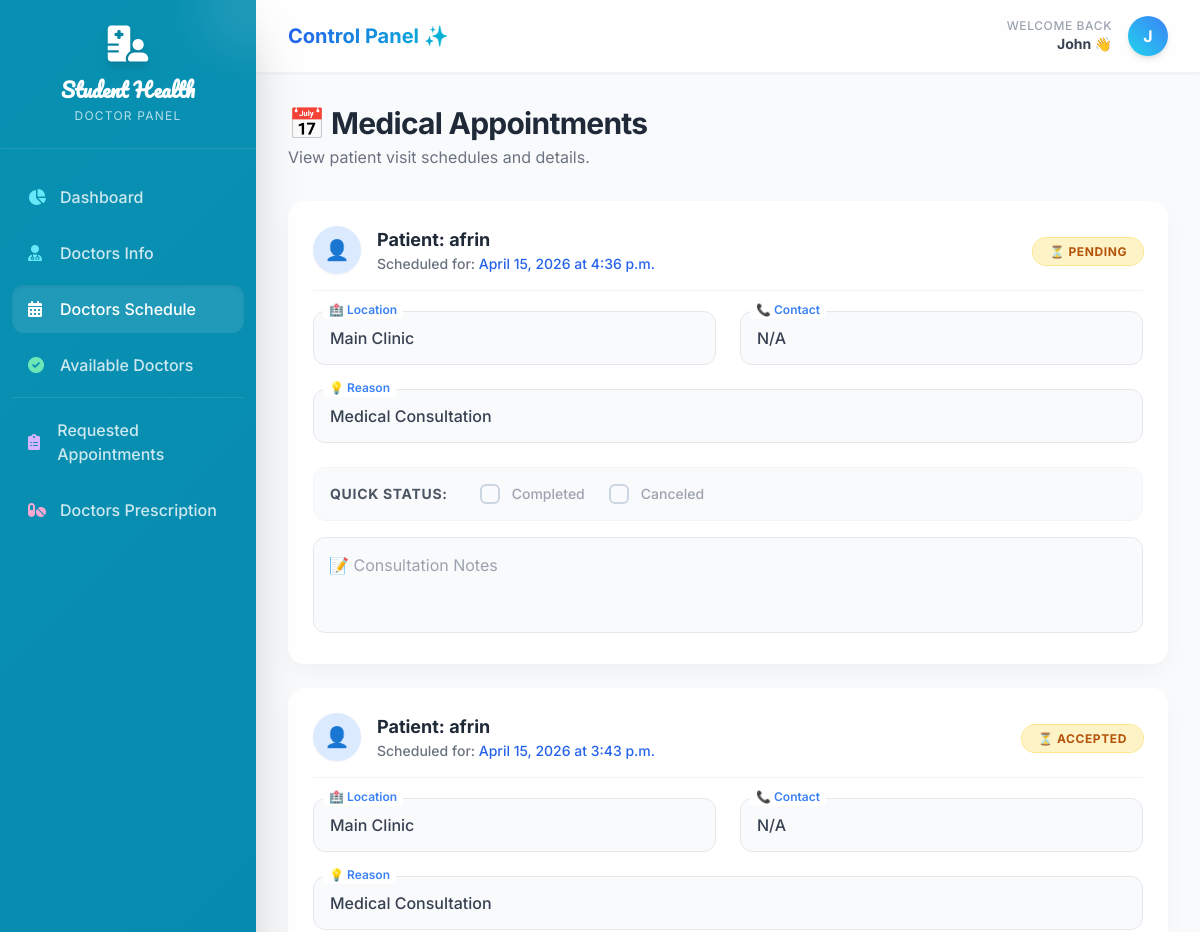
/my-schedule/ (signed in, upper part), run on an earlier commit of the app's database.
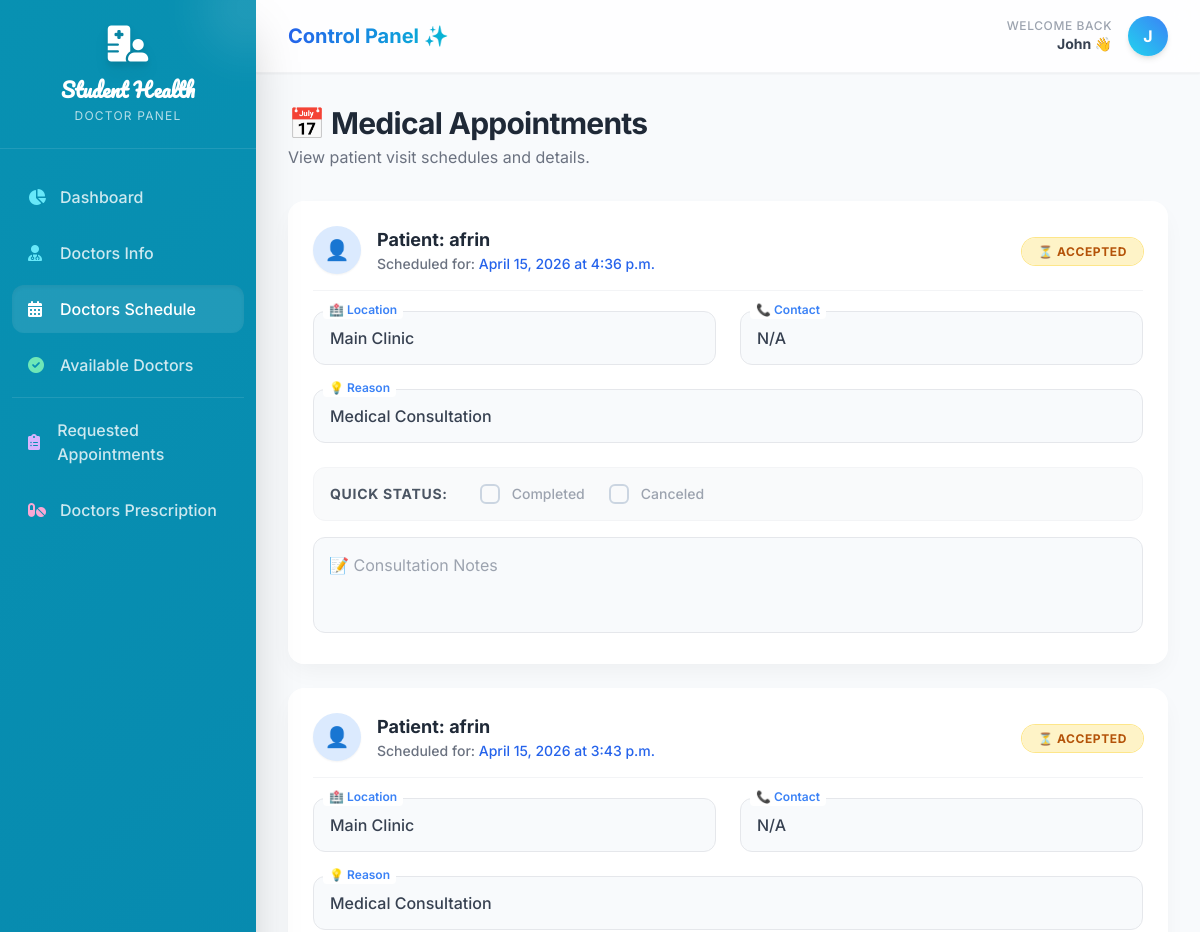
And on a later commit of the database.
### users/models.py (models this page shows, shortened)
class Appointment(models.Model):
    STATUS_CHOICES = [
        ('pending', 'Pending'),
        ('accepted', 'Accepted'),
        ('completed', 'Completed'),
        ('cancelled', 'Cancelled')
    ]
    patient = models.ForeignKey(Patient, on_delete=models.CASCADE, related_name='appointments')
    doctor = models.ForeignKey(Doctor, on_delete=models.CASCADE, related_name='appointments')
    date = models.DateField()
    time = models.TimeField()
    status = models.CharField(max_length=20, choices=STATUS_CHOICES, default='pending')
    is_emergency = models.BooleanField(default=False)
    created_at = models.DateTimeField(auto_now_add=True)

class Patient(models.Model):
    user = models.OneToOneField(User, on_delete=models.CASCADE, related_name='patient_profile')
    age = models.PositiveIntegerField(null=True, blank=True)
    gender = models.CharField(max_length=10, choices=[('male', 'Male'), ('female', 'Female'), ('other', 'Other')], null=True, blank=True)
    phone = models.CharField(max_length=15, null=True, blank=True)
    address = models.TextField(null=True, blank=True)
    medical_history = models.TextField(null=True, blank=True)

class User(AbstractUser):
    ROLE_CHOICES = [
        ('admin', 'Admin'),
        ('doctor', 'Doctor'),
        ('patient', 'Patient'),
        ('accountant', 'Accountant'),
        ('teacher', 'Teacher'),
    ]
    role = models.CharField(max_length=20, choices=ROLE_CHOICES, default='patient')

### users/views.py (the view)
# urls.py: path('my-schedule/', views.my_schedule, name='my_schedule'),
@login_required(login_url='login')
def my_schedule(request):
    if request.user.role == 'doctor':
        try:
            doctor_profile = request.user.doctor_profile
            schedules = Appointment.objects.filter(doctor=doctor_profile).order_by('-date', '-time')
        except Doctor.DoesNotExist:
            schedules = []
    elif request.user.role == 'admin':
        schedules = Appointment.objects.all().order_by('-date', '-time')
    else:
        schedules = []
    return render(request, 'doctors appointment schedule.html', {'schedules': schedules})

### users/templates/doctors appointment schedule.html (shortened to what the changed rows need)
<!DOCTYPE html>
<html lang="en">
<head>
    <script src="https://cdn.tailwindcss.com"></script>
    <link href="https://cdnjs.cloudflare.com/ajax/libs/font-awesome/6.0.0-beta3/css/all.min.css" rel="stylesheet">
</head>
<body class="antialiased flex text-gray-800 min-h-screen">
    <main class="flex-1 ml-64 bg-[#f8fafc] min-h-screen relative">
        <header class="bg-white/80 backdrop-blur-md shadow-sm sticky top-0 z-10 border-b border-gray-100 px-8 py-4 flex justify-between items-center transition-all">
            <h2 class="text-xl font-bold bg-gradient-to-r from-blue-600 to-cyan-500 bg-clip-text text-transparent">Control Panel ✨</h2>
        </header>
        <div class="p-8 max-w-5xl mx-auto">
            <div class="space-y-6">
                {% for appt in schedules %}
                <div class="glass-card rounded-2xl p-6 fade-in-up" style="animation-delay: {{ forloop.counter0|add:1 }}00ms;">
                    <div class="flex items-center mb-5 pb-4 border-b border-gray-100">
                        <div class="w-12 h-12 rounded-full bg-blue-100 text-blue-600 flex items-center justify-center text-xl font-bold mr-4 shadow-sm">
                            👤
                        </div>
                        <div class="flex-1">
                            <h4 class="text-lg font-bold text-gray-800">Patient: {{ appt.patient.user.first_name }} {{ appt.patient.user.last_name }}</h4>
                            <p class="text-sm text-gray-500 font-medium">Scheduled for: <span class="text-blue-600">{{ appt.date }} at {{ appt.time }}</span></p>
                        </div>
                        <div>
                            {% if appt.status == 'completed' %}
                                <span class="px-4 py-1.5 rounded-full text-xs font-bold bg-green-100 text-green-700 ring-1 ring-green-200 uppercase tracking-wider">✨ Completed</span>
                            {% elif appt.status == 'cancelled' %}
                                <span class="px-4 py-1.5 rounded-full text-xs font-bold bg-red-100 text-red-700 ring-1 ring-red-200 uppercase tracking-wider">❌ Cancelled</span>
                            {% else %}
                                <span class="px-4 py-1.5 rounded-full text-xs font-bold bg-amber-100 text-amber-700 ring-1 ring-amber-200 uppercase tracking-wider">⏳ {{ appt.status }}</span>
                            {% endif %}
                        </div>
                    </div>
                    <div class="grid grid-cols-1 md:grid-cols-2 gap-6 mt-4">
                        <div class="relative">
                            <input type="text" value="Main Clinic" class="floating-input w-full px-4 py-3.5 border border-gray-200 rounded-xl text-gray-700 font-medium peer" placeholder=" " readonly>
                            <label class="floating-label absolute text-gray-400 left-4 top-3.5 pointer-events-none flex items-center bg-transparent">
                                🏥 Location
                            </label>
                        </div>
                        <div class="relative">
                            <input type="text" value="{{ appt.patient.phone|default:'N/A' }}" class="floating-input w-full px-4 py-3.5 border border-gray-200 rounded-xl text-gray-700 font-medium peer" placeholder=" " readonly>
                            <label class="floating-label absolute text-gray-400 left-4 top-3.5 pointer-events-none flex items-center bg-transparent">
                                📞 Contact
                            </label>
                        </div>
                        <div class="relative md:col-span-2">
                            <input type="text" value="Medical Consultation" class="floating-input w-full px-4 py-3.5 border border-gray-200 rounded-xl text-gray-700 font-medium peer" placeholder=" " readonly>
                            <label class="floating-label absolute text-gray-400 left-4 top-3.5 pointer-events-none flex items-center bg-transparent">
                                💡 Reason
                            </label>
                        </div>
                    </div>
                    <div class="mt-6 flex items-center space-x-6 p-4 bg-gray-50 rounded-xl border border-gray-100">
                        <span class="text-sm font-bold text-gray-600 uppercase tracking-wider mr-2">Quick Status:</span>
                        <label class="flex items-center cursor-not-allowed group">
                            <input type="checkbox" class="modern-checkbox mr-3" {% if appt.status == 'completed' %}checked{% endif %} disabled>
                            <span class="text-sm font-medium {% if appt.status == 'completed' %}text-gray-800{% else %}text-gray-400{% endif %}">Completed</span>
                        </label>
                        <label class="flex items-center cursor-not-allowed group">
                            <input type="checkbox" class="modern-checkbox mr-3" {% if appt.status == 'cancelled' %}checked{% endif %} disabled>
                            <span class="text-sm font-medium {% if appt.status == 'cancelled' %}text-gray-800{% else %}text-gray-400{% endif %}">Canceled</span>
                        </label>
                    </div>
                    <div class="mt-4 relative">
                        <textarea class="floating-input w-full px-4 py-4 border border-gray-200 rounded-xl text-gray-700 font-medium peer resize-none h-24" placeholder=" " readonly></textarea>
                        <label class="floating-label absolute text-gray-400 left-4 top-4 pointer-events-none flex items-center bg-transparent">
                        </label>
                    </div>
                </div>
                {% empty %}
                <div class="glass-card rounded-2xl p-12 text-center fade-in-up delay-1">
                    <div class="text-6xl mb-4 opacity-50">📭</div>
                    <h4 class="text-xl font-bold text-gray-700 mb-2">No appointments scheduled</h4>
                    <p class="text-gray-500">Your schedule is completely clear currently.</p>
                </div>
                {% endfor %}
            </div>
        </div>
    </main>
</body>
</html>

What changed in the data, as far as the page shows it:
changed Appointment (number 1 of 2 on the later page): status "PENDING" → "ACCEPTED"
